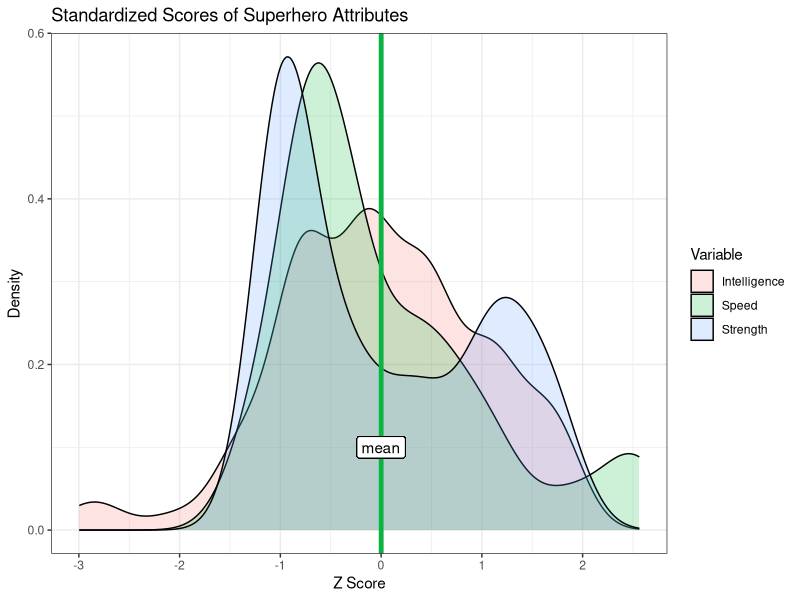
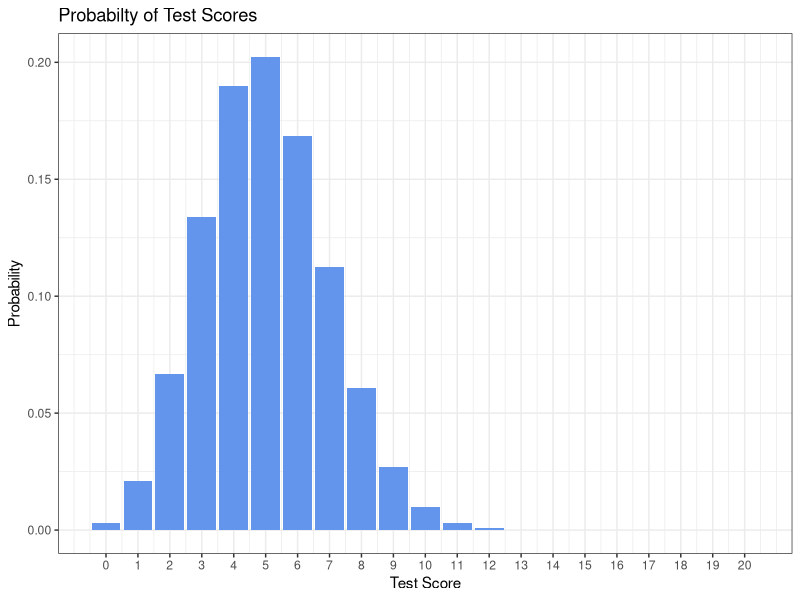

Recreate these plots in R, in order.
## ---- chunk 1
  library(readr)
  library(ggplot2)
  library(tidyverse)
  
  superheroData <- read_csv("../Data/superheroData.csv")
  superheroData <- na.omit(superheroData)
  superheroData[,c(2:6,9)] <- lapply(superheroData[,c(2:6,9)], factor)
## ---- chunk 2
head(superheroData)
## ---- chunk 3
#Create table with specified summary statistics
summaryStats <- superheroData %>%
  group_by(superheroData$gender) %>%
  summarise(meanIntelligence = mean(intelligence), emdianIntelligence = median(intelligence), varianceIntelligence = var(intelligence), standardDeviationIntelligence = sd(intelligence), meanStrength = mean(strength), medianStrength = median(strength), varianceStrength = var(strength), standardDeviationStrength = sd(strength), meanSpeed = mean(speed), medianSpeed = median(speed), varianceSpeed = var(speed), standardDeviationSpeed = sd(speed))
summaryStats
## ---- chunk 4

#Scale variables
superheroData$scaledIntelligence <- scale(superheroData$intelligence) 
superheroData$scaledStrength <- scale(superheroData$strength) 
superheroData$scaledSpeed <- scale(superheroData$speed)

#Convert data to long format
superhero_scaled <- superheroData %>%
  pivot_longer(cols = 17:19, names_to = "Attribute", values_to = "z_score")

#Density plot
ggplot(data = superhero_scaled, aes(x = z_score)) +
  geom_density(aes(fill = Attribute), alpha =.2) +
  geom_vline(aes(xintercept = mean(z_score), color = Attribute), show.legend = F, size = 1.5) +
  scale_fill_discrete(name = "Variable", labels = c("Intelligence", "Speed", "Strength")) +
  theme_bw() +
  labs(x = "Z Score", y = "Density", title = "Standardized Scores of Superhero Attributes") +
   geom_label(aes(x = mean(z_score),
                y = 0.1),
             label = "mean")
## ---- chunk 5
set.seed(4175)

# Let's create our dataset!
# We will first have a column for the test score (getting a 0/20, 1/20, 2/20 etc.)
# Then we will have the probability of getting that test score

binomData <- data.frame(testScore = 0:20,
                        prob = dbinom(x = 0:20, size = 20, prob = .25))

#Plotting histogram
ggplot(data = binomData, aes(x = testScore)) +
  geom_col(aes(y = prob), fill = "cornflowerblue") +
  scale_x_continuous(breaks = seq(0,20, by =1)) +
  labs(title = "Probabilty of Test Scores", x = "Test Score", y = "Probability") +
  theme_bw()

#Calculating probabilities for binomial distribution
pbinom(13, size = 20, prob = 0.25)
pbinom(14, size = 20, prob = 0.25, lower.tail = F)

## ---- chunk 6

#Probabilities calculated for T distribution
pt(.875,99) 
1 - pt(2.3, 15) 


